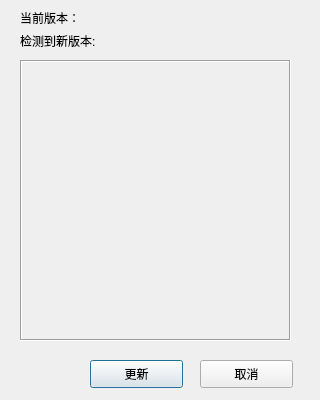
<?xml version="1.0" encoding="UTF-8"?>
<ui version="4.0">
 <class>Dialog</class>
 <widget class="QDialog" name="Dialog">
  <property name="geometry">
   <rect>
    <x>0</x>
    <y>0</y>
    <width>320</width>
    <height>400</height>
   </rect>
  </property>
  <property name="minimumSize">
   <size>
    <width>320</width>
    <height>400</height>
   </size>
  </property>
  <property name="maximumSize">
   <size>
    <width>320</width>
    <height>400</height>
   </size>
  </property>
  <property name="windowTitle">
   <string>版本更新提示</string>
  </property>
  <widget class="QLabel" name="label_sta">
   <property name="geometry">
    <rect>
     <x>20</x>
     <y>30</y>
     <width>101</width>
     <height>21</height>
    </rect>
   </property>
   <property name="styleSheet">
    <string notr="true"/>
   </property>
   <property name="text">
    <string>检测到新版本: </string>
   </property>
  </widget>
  <widget class="QPushButton" name="updButton_yes">
   <property name="geometry">
    <rect>
     <x>90</x>
     <y>360</y>
     <width>93</width>
     <height>28</height>
    </rect>
   </property>
   <property name="text">
    <string>更新</string>
   </property>
  </widget>
  <widget class="QPushButton" name="updButton_no">
   <property name="geometry">
    <rect>
     <x>200</x>
     <y>360</y>
     <width>93</width>
     <height>28</height>
    </rect>
   </property>
   <property name="text">
    <string>取消</string>
   </property>
  </widget>
  <widget class="QLabel" name="label_ver">
   <property name="geometry">
    <rect>
     <x>130</x>
     <y>30</y>
     <width>72</width>
     <height>21</height>
    </rect>
   </property>
   <property name="text">
    <string/>
   </property>
  </widget>
  <widget class="QLabel" name="label_info">
   <property name="geometry">
    <rect>
     <x>20</x>
     <y>60</y>
     <width>271</width>
     <height>281</height>
    </rect>
   </property>
   <property name="frameShape">
    <enum>QFrame::Box</enum>
   </property>
   <property name="frameShadow">
    <enum>QFrame::Sunken</enum>
   </property>
   <property name="text">
    <string/>
   </property>
   <property name="alignment">
    <set>Qt::AlignLeading|Qt::AlignLeft|Qt::AlignTop</set>
   </property>
   <property name="wordWrap">
    <bool>true</bool>
   </property>
  </widget>
  <widget class="QLabel" name="label">
   <property name="geometry">
    <rect>
     <x>20</x>
     <y>10</y>
     <width>72</width>
     <height>15</height>
    </rect>
   </property>
   <property name="text">
    <string>当前版本：</string>
   </property>
  </widget>
  <widget class="QLabel" name="label_cur_ver">
   <property name="geometry">
    <rect>
     <x>100</x>
     <y>10</y>
     <width>72</width>
     <height>15</height>
    </rect>
   </property>
   <property name="text">
    <string/>
   </property>
  </widget>
 </widget>
 <resources/>
 <connections/>
</ui>
